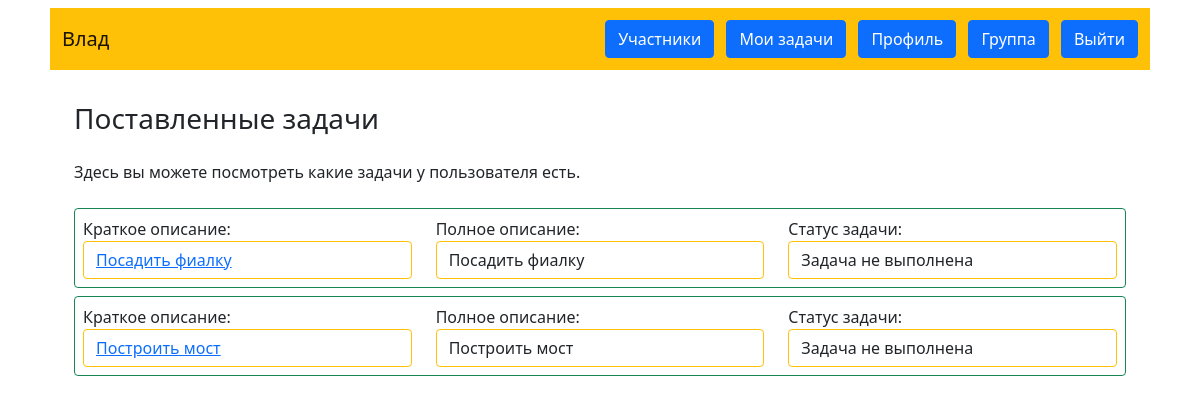
Before: /list_tasks/peter11@mail.ru (signed in) with the older database file.
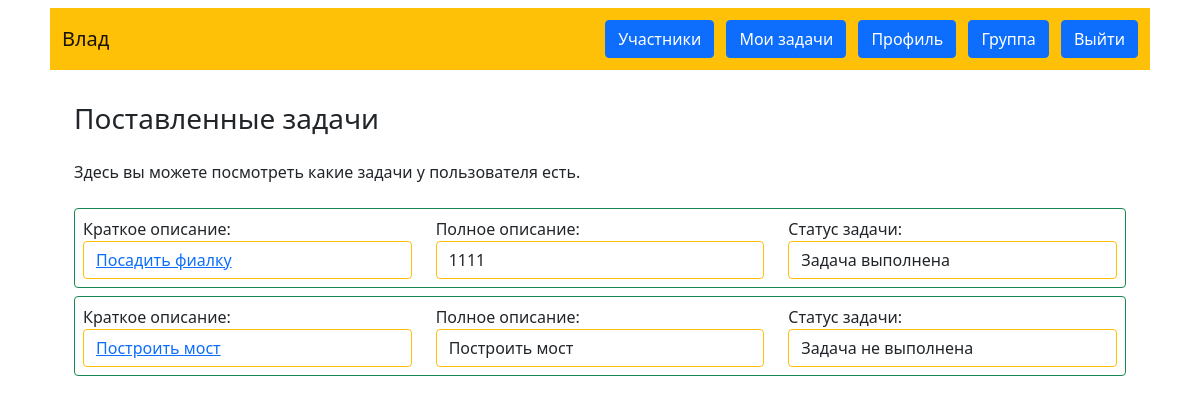
After: the same page with the newer database file.
### data/users.py (models this page shows)
class Task(SqlAlchemyBase, UserMixin, SerializerMixin):
    __tablename__ = 'Tasks'
    id = sqlalchemy.Column(sqlalchemy.Integer,
                           primary_key=True, autoincrement=True)
    user_id = sqlalchemy.Column(sqlalchemy.Integer,
                                sqlalchemy.ForeignKey("Users.id"))
    author_id = sqlalchemy.Column(sqlalchemy.Integer,
                                  sqlalchemy.ForeignKey("Users.id"))
    group_id = sqlalchemy.Column(sqlalchemy.Integer,
                                 sqlalchemy.ForeignKey("Groups.id"))
    short_task = sqlalchemy.Column(sqlalchemy.String, nullable=False)
    detail_task = sqlalchemy.Column(sqlalchemy.String, unique=False)
    completed = sqlalchemy.Column(sqlalchemy.Boolean)

### main.py (the view)
@app.route('/list_tasks/<email>', methods=['GET'])
@login_required
def list_tasks(email):
    db_sess = db_session.create_session()
    task_list = []
    user = db_sess.query(User).filter(User.email == email).first()
    tasks = db_sess.query(Task).filter(Task.user_id == user.id).all()
    if tasks:
        for row in tasks:
            short_task = row.short_task
            detail_task = row.detail_task
            completed = row.completed
            if completed:
                completed = 'Задача выполнена'
            else:
                completed = 'Задача не выполнена'
            cor = (short_task, detail_task, completed, row.id)
            task_list.append(cor)
        return render_template('list_tasks.html', tasks=task_list)
    return render_template('list_tasks.html', tasks=task_list, message='У пользователя нет задач')

### data/db_session.py (called while the page is built)
def create_session() -> Session:
    global __factory
    return __factory()

### main.py (called while the page is built)
@login_manager.user_loader
def load_user(user_id):
    db_sess = db_session.create_session()
    return db_sess.query(User).get(user_id)

### templates/list_tasks.html (shortened to what this page needs)
{% extends "base.html" %}
{% block content %}
<h3>Поставленные задачи</h3>
<p class="my-3 my-md-4">Здесь вы можете посмотреть какие задачи у пользователя есть.</p>
    {% if tasks %}
        {% for descr in tasks%}
        <div class="my-2 p-2 border rounded border-success">
            <div class="m4 row justify-content-around">
                <div class="col-12 col-md-4">
                    <div>Краткое описание:</div>
                    <div class="form-control border border-warning"><a href="/edit_task/{{ descr[3] }}">{{ descr[0] }}</a></div>
                </div>
                <div class="col-12 col-md-4">
                    <div>Полное описание:</div>
                    <div class="form-control border border-warning">{{ descr[1] }}</div>
                </div>
                <div class="col-12 col-md-4">
                    <div>Статус задачи:</div>
                    <div class="form-control border border-warning">{{ descr[2] }}</div>
                </div>
            </div>
        </div>
        {% endfor %}
    {% endif %}
{% endblock %}

Changed rows visible on the page:
changed Task "Посадить фиалку": detail_task "Посадить фиалку" → "1111"; descr "Задача не выполнена" → "Задача выполнена"
